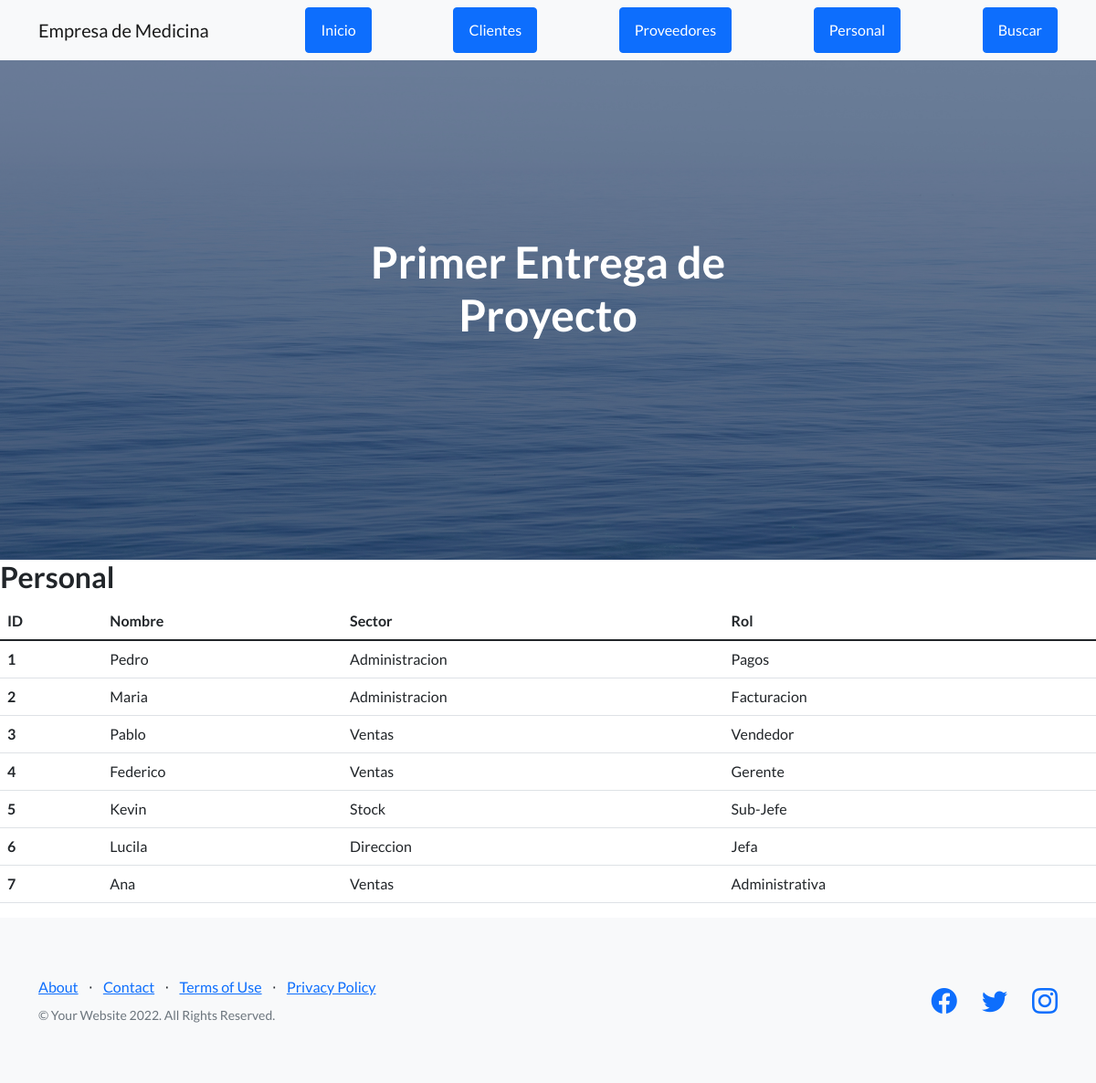
Page /inicio/personal on the committed database.
### plataforma/models.py (models this page shows)
class Personal (models.Model):
    nombreU = models.CharField(max_length=40)
    sector = models.CharField(max_length=40)
    rol = models.CharField(max_length=40)

### plataforma/views.py (the view)
# urls.py: path("personal",views.personal, name='personal'),
def personal (request):
    personal = Personal.objects.all()
    dicc = {"personal" : personal}
    plantillas = loader.get_template("personal.html")
    documento = plantillas.render(dicc)
    return HttpResponse(documento)

### plataforma/template/personal.html
{%extends "inicio.html"%}
{% load static %}
{%block contenido%}
 <h2> Personal </h2>
 <table class="table">
    <thead>
      <tr>
        <th scope="col">ID</th>
        <th scope="col">Nombre</th>
        <th scope="col">Sector</th>
        <th scope="col">Rol</th>
      </tr>
    </thead>
    <tbody>
        {% for n in personal %}
      <tr>
        <th scope="row">{{n.id}}</th>
        <td>{{n.nombreU}}</td>
        <td>{{n.sector}}</td>
        <td>{{n.rol}}</td>
      </tr>
        {%endfor%}
    </tbody>
  </table>
{% endblock%}

### plataforma/template/inicio.html (shortened to what this page needs)
<!DOCTYPE html>
<html lang="en">
    <head>
        {% load static %}
        <link href="https://cdn.jsdelivr.net/npm/bootstrap-icons@1.5.0/font/bootstrap-icons.css" rel="stylesheet" type="text/css" />
        <link href="{% static 'plataforma/css/styles.css' %}" rel="stylesheet" />
    </head>
    <body>
        <nav class="navbar navbar-light bg-light static-top">
            <div class="container">
                <a class="navbar-brand" href="#!">Empresa de Medicina</a>
                <a class="btn btn-primary" href="{% url 'inicio' %}">Inicio</a>
                <a class="btn btn-primary" href="{% url 'clientes' %}"">Clientes</a>
                <a class="btn btn-primary" href="{% url 'proveedores' %}">Proveedores</a>
                <a class="btn btn-primary" href="{% url 'personal' %}">Personal</a>
                <a class="btn btn-primary" href="{% url 'buscar' %}">Buscar</a>
            </div>
        </nav>
        <header class="masthead">
            <div class="container position-relative">
                <div class="row justify-content-center">
                    <div class="col-xl-6">
                        <div class="text-center text-white">
                            <h1 class="mb-5"> Primer Entrega de Proyecto </h1>
                        </div>
                    </div>
                </div>
            </div>
        </header>
        {% block contenido %}
        {% endblock %}
        <footer class="footer bg-light">
            <div class="container">
                <div class="row">
                    <div class="col-lg-6 h-100 text-center text-lg-start my-auto">
                        <ul class="list-inline mb-2">
                            <li class="list-inline-item"><a href="#!">About</a></li>
                            <li class="list-inline-item">⋅</li>
                            <li class="list-inline-item"><a href="#!">Contact</a></li>
                            <li class="list-inline-item">⋅</li>
                            <li class="list-inline-item"><a href="#!">Terms of Use</a></li>
                            <li class="list-inline-item">⋅</li>
                            <li class="list-inline-item"><a href="#!">Privacy Policy</a></li>
                        </ul>
                        <p class="text-muted small mb-4 mb-lg-0">&copy; Your Website 2022. All Rights Reserved.</p>
                    </div>
                    <div class="col-lg-6 h-100 text-center text-lg-end my-auto">
                        <ul class="list-inline mb-0">
                            <li class="list-inline-item me-4">
                                <a href="#!"><i class="bi-facebook fs-3"></i></a>
                            </li>
                            <li class="list-inline-item me-4">
                                <a href="#!"><i class="bi-twitter fs-3"></i></a>
                            </li>
                            <li class="list-inline-item">
                                <a href="#!"><i class="bi-instagram fs-3"></i></a>
                            </li>
                        </ul>
                    </div>
                </div>
            </div>
        </footer>
    </body>
</html>

### rows in the picture
Personal: id "1", nombreU "Pedro", sector "Administracion", rol "Pagos"
Personal: id "2", nombreU "Maria", sector "Administracion", rol "Facturacion"
Personal: id "3", nombreU "Pablo", sector "Ventas", rol "Vendedor"
Personal: id "4", nombreU "Federico", sector "Ventas", rol "Gerente"
Personal: id "5", nombreU "Kevin", sector "Stock", rol "Sub-Jefe"
Personal: id "6", nombreU "Lucila", sector "Direccion", rol "Jefa"
Personal: id "7", nombreU "Ana", sector "Ventas", rol "Administrativa"
